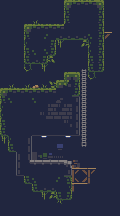

A 2D game scene composited from a Tiled map and its tileset images. What follows is a short description and the map's XML, with every tile layer's data as written:
An orthogonal 15x27 tile map with 8x8 px tiles, 1 tile layer (Tile Layer 1) and 4 objects (4x Gate).

<map version="1.2" tiledversion="1.2.3" orientation="orthogonal" renderorder="right-down" width="15" height="27" tilewidth="8" tileheight="8" infinite="0" nextlayerid="6" nextobjectid="5">
 <tileset firstgid="1" source="cavesofgallet_tiles.tsx" />
 <layer id="5" name="Tile Layer 1" width="15" height="27">
  <data encoding="csv">
1,1,1,1,1,1,1,1,13,14,14,14,2147483661,1,1,
1,1,1,1,1,1,1,1,25,1,1,1,2147483673,1,1,
1,1,1,1,39,1,1,1,25,1,1,1,2147483673,1,1,
1,1,1,13,14,14,14,14,1,1,1,1,2147483673,1,1,
1,1,1,25,1,2147483674,1,38,38,38,38,26,2147483673,2147483668,1,
1,1,1,27,1,1,2147483673,10,1,1,9,27,2147483673,1,1,
1,1,1,25,26,3221225498,2147483685,1,1,1,1,27,2147483673,1,1,
1,1,1,37,38,2147483685,2147483657,1,1,1,1,25,2147483673,1,1,
1,1,1,11,1,10,1,1,1,1,47,37,2147483685,1,1,
1,1,1,1,1,1,1,1,13,2147483661,59,11,1,1,1,
1,39,1,39,65,2147483687,1073741833,13,15,2147483673,59,1,1,1,1,
13,14,14,14,14,14,14,1,1,2147483685,59,1,1,1,1,
25,26,1,1,26,1,1,3,1,3221225512,59,1,1,1,1,
27,1,1,1,1,1,4,5,4,2147483676,59,1,1,1,1,
27,1,1,1,1,5,4,4,4,2147483676,59,1,1,1,1,
25,1,1,1,1,1,1,1,5,2147483676,59,1,1,1,1,
37,1,1,1,41,41,41,41,41,2147483688,59,1,1,1,1,
10,27,1,2147483676,1,88,1,1,88,1,59,1,1,1,1,
1,37,1,2147483676,1,1,1,85,1,1,1073741871,1,1,1,1,
1,1,28,2147483676,62,86,73,74,1,1,1,1,1,1,1,
1,1,28,2147483666,17,17,17,17,51,32,1,1,1,1,1,
1,1,40,1,1,1,1,1,2147483688,2147483679,20,2147483679,1,1,1,
1,1,1,37,26,1,1,1073741850,3221225509,3221225503,1073741844,2147483691,1,1,1,
1,1,1,1,37,38,38,1,2147483675,2147483691,1,1,1,1,1,
1,1,1,1,1,10,9,37,2147483685,1,1,1,1,1,1,
1,1,1,1,1,1,1,1073741863,1,1,1,1,1,1,1,
1,1,1,1,1,1,1,1,1,1,1,1,1,1,1
</data>
 </layer>
 <objectgroup id="2" name="Object Layer 1">
  <object id="1" type="Gate" x="0" y="0" width="8" height="88" />
  <object id="2" type="Gate" x="8" y="0" width="56" height="8" />
  <object id="3" type="Gate" x="112" y="144" width="8" height="64" />
  <object id="4" type="Gate" x="72" y="208" width="48" height="8" />
 </objectgroup>
</map>